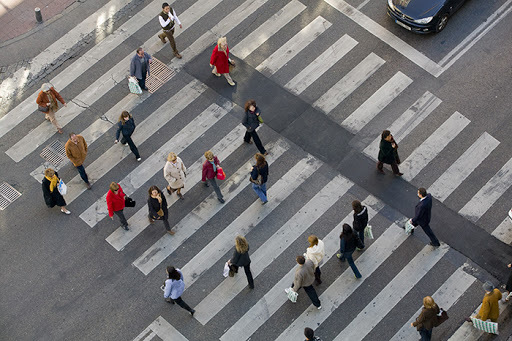
%> input picture Imagenes/peatones.jpg, 512 x 341 px
$ octave pedestrians.m   (GNU Octave 9; MATLAB toolbox functions it lacks are replaced by stand-ins)
%> lines starting %> are read from the running program, lines starting %| are printed output that depends on the picture; in (x1, y1, x2, y2) boxes, pixels count from 0 and x2, y2 are one past the last pixel; in counts of white or black regions, pixels touching at a corner belong together; the program's own positions count from 1
clear all
close all
clc

img = imread('peatones.jpg');
%> img is the input picture: size 341x512x3 uint8; mean R, G, B 116.7, 115.3, 116.1
img_gris = rgb2gray(img);
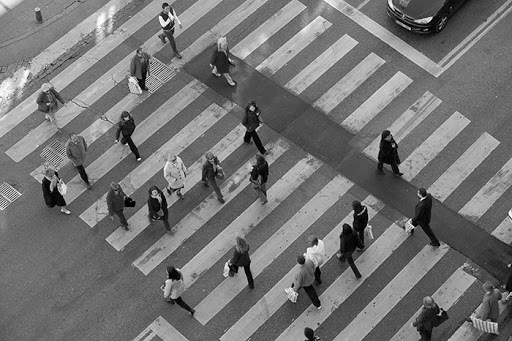
%> img_gris: size 341x512 uint8; min 0, max 255, mean 115.8
img_bn = imbinarize(img_gris, 'adaptive', 'ForegroundPolarity', 'bright', ...
            'sensitivity', 0.95);
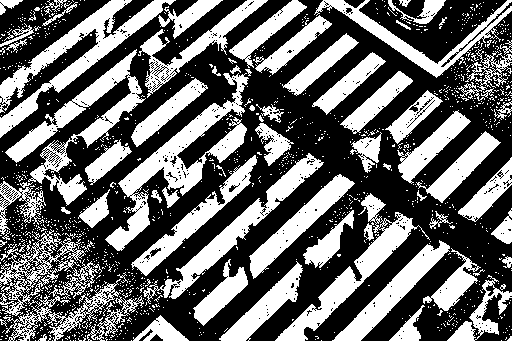
%> img_bn: size 341x512 logical; 40.8% white; 1244 white regions (1167 under 20 px), largest, box (x1, y1, x2, y2) and area: (105, 73, 249, 251) 5292, (0, 0, 176, 138) 5054, (5, 49, 146, 206) 4799
img_bn_n = not(img_bn);

ES = ones(4);
img_bn_final = imopen(img_bn_n, ES);
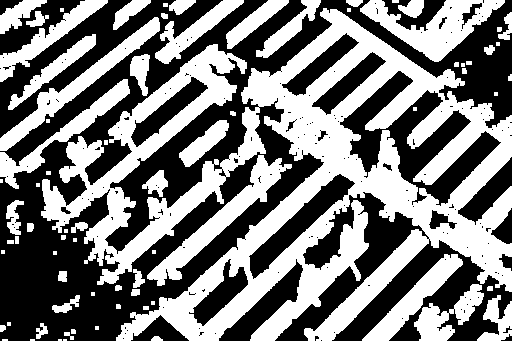
%> img_bn_final: size 341x512 logical; 48.3% white; 76 white regions (22 under 20 px), largest, box (x1, y1, x2, y2) and area: (41, 8, 512, 341) 54404, (360, 0, 505, 62) 3614, (147, 155, 292, 286) 3339

figure
imshow(img_gris)
figure
imshow(img_bn)
figure
imshow(img_bn_n)
figure
imshow(img_bn_final)

%% Filtrado  y rellanado
Areas = regionprops('table', img_bn_final, 'Area');
%> Areas = 76 regions; largest, Area: 54404, 3614, 3339, 2982, 2250
sort(Areas.Area)
%> ans = 76 values from 8 to 54404
img_bn_fil = bwareafilt(img_bn_final, [70, 1000]);
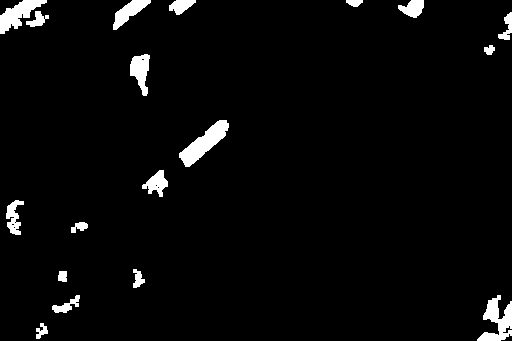
%> img_bn_fil: size 341x512 logical; 3.4% white; 18 white regions, largest, box (x1, y1, x2, y2) and area: (179, 120, 229, 167) 933, (477, 295, 512, 341) 810, (0, 0, 47, 34) 715

figure
imshow(img_bn_fil)
img_bn_fil = imfill(img_bn_fil, 'holes');
%> img_bn_fil: size 341x512 logical; 3.4% white; 18 white regions
figure
imshow(img_bn_fil)

%% Localizaci髇

stats = regionprops(img_bn_fil, 'BoundingBox');
%> stats = 18 regions; largest, box (x1, y1, x2, y2): (179, 120, 229, 167), (477, 295, 512, 341), (0, 0, 47, 34), (113, 0, 151, 30), (130, 54, 150, 96)

figure
imshow(img)
hold on

for k = 1:size(stats)
    rectangle('Position', stats(k).BoundingBox, 'EdgeColor', 'g'...
        ,'Linewidth', 3)
end
%> this loop made 18 passes
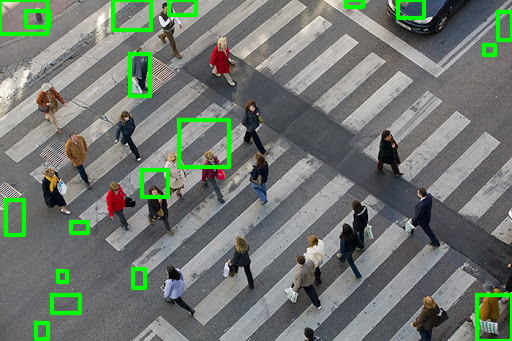
%> figure redrawn from the program's plot data

imwrite(img,'peatones_identificados.jpg')

$ run again, with Imagenes/ajuste_imagen.jpg copied over Imagenes/peatones.jpg
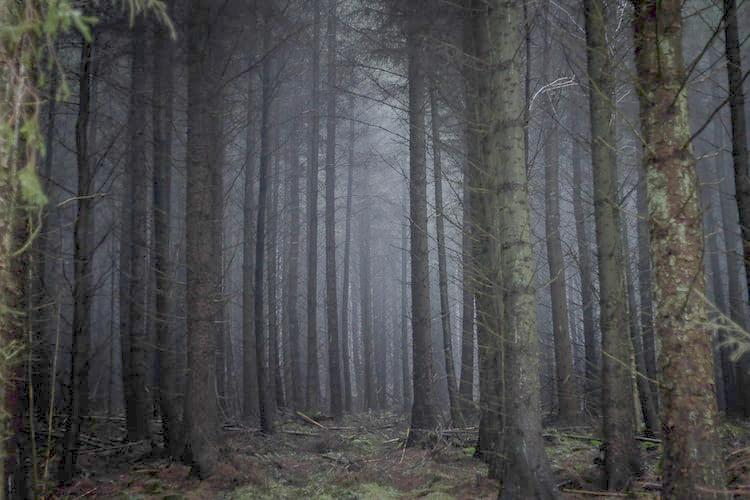
%> input picture Imagenes/ajuste_imagen.jpg, 750 x 500 px
%> img is the input picture: size 500x750x3 uint8; mean R, G, B 76.7, 77, 78.4
%> `img_bn = imbinarize(img_gris, 'adaptive', 'ForegroundPolarity', 'brigh..`:
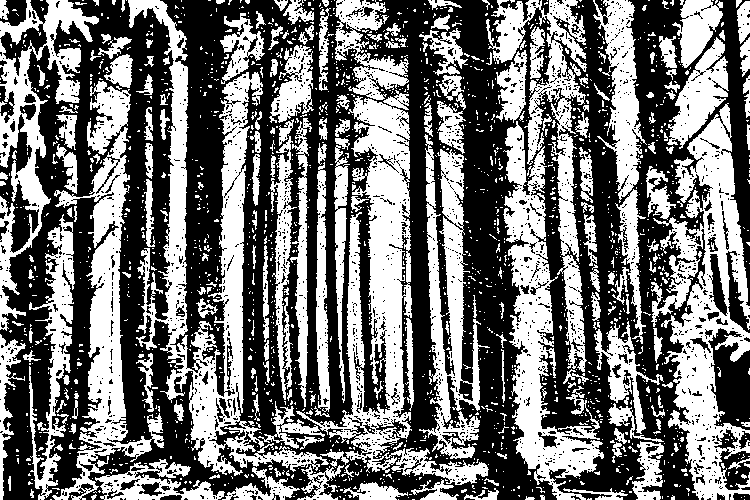
%> img_bn: size 500x750 logical; 44.9% white; 1838 white regions (1614 under 20 px), largest, box (x1, y1, x2, y2) and area: (128, 0, 329, 476) 18610, (296, 90, 489, 485) 16652, (651, 103, 750, 500) 16333
%> img_bn_final: size 500x750 logical; 43.1% white; 378 white regions (78 under 20 px), largest, box (x1, y1, x2, y2) and area: (448, 0, 541, 500) 19221, (0, 46, 96, 500) 17022, (54, 0, 172, 444) 16527
%> Areas = 378 regions; largest, Area: 19221, 17022, 16527, 12146, 10398
%> ans = 378 values from 8 to 19221
%> stats = 110 regions; largest, box (x1, y1, x2, y2): (329, 459, 385, 489), (346, 149, 367, 218), (636, 376, 659, 439), (286, 260, 300, 360), (656, 313, 682, 364)
%> the loop `for k = 1:size(stats)` made 110 passes
%> after the loop `for k = 1:size(stats)`:
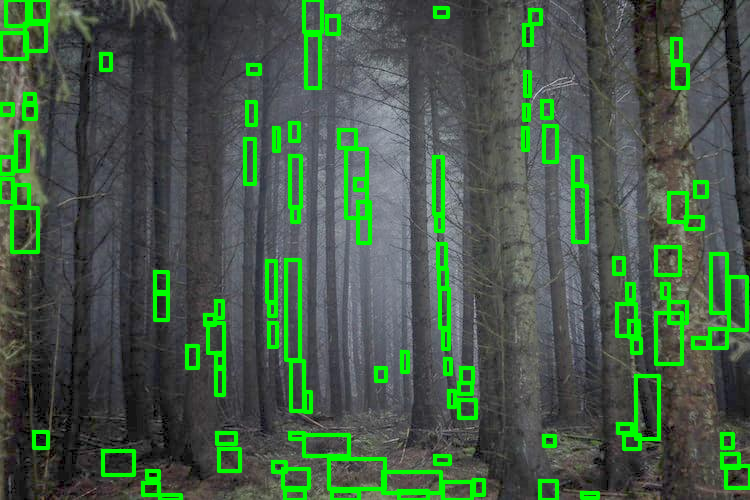
%> figure redrawn from the program's plot data

$ run again, with Imagenes/avellanas.jpg copied over Imagenes/peatones.jpg
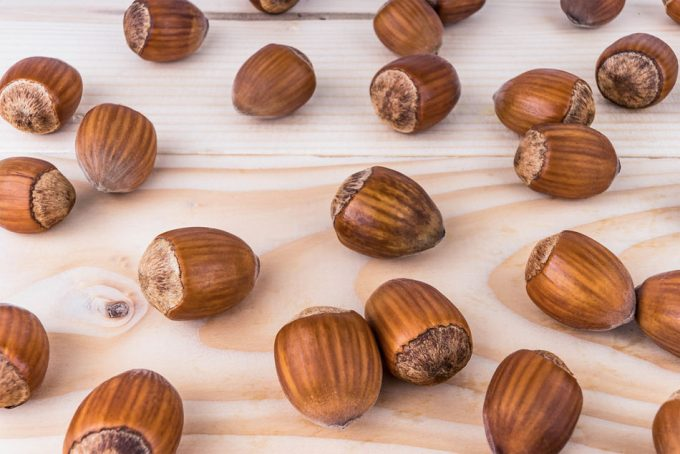
%> input picture Imagenes/avellanas.jpg, 680 x 454 px
%> img is the input picture: size 454x680x3 uint8; mean R, G, B 192.2, 154.7, 137
%> `img_bn = imbinarize(img_gris, 'adaptive', 'ForegroundPolarity', 'brigh..`:
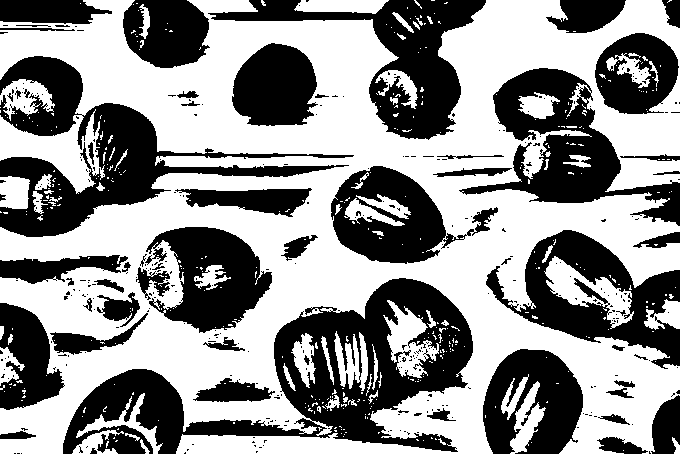
%> img_bn: size 454x680 logical; 56.6% white; 352 black regions (294 under 20 px), largest, box (x1, y1, x2, y2) and area: (63, 278, 473, 454) 24876, (0, 56, 354, 237) 16507, (459, 68, 680, 226) 11439
%> img_bn_final: size 454x680 logical; 40.1% white; 84 white regions (10 under 20 px), largest, box (x1, y1, x2, y2) and area: (274, 278, 473, 452) 14952, (216, 0, 486, 139) 10926, (0, 103, 326, 237) 10851
%> Areas = 84 regions; largest, Area: 14952, 10926, 10851, 10703, 9385
%> ans = 84 values from 8 to 14952
%> stats = 27 regions; largest, box (x1, y1, x2, y2): (53, 333, 102, 354), (119, 425, 152, 450), (104, 299, 139, 321), (486, 270, 508, 305), (108, 434, 145, 454)
%> the loop `for k = 1:size(stats)` made 27 passes
%> after the loop `for k = 1:size(stats)`:
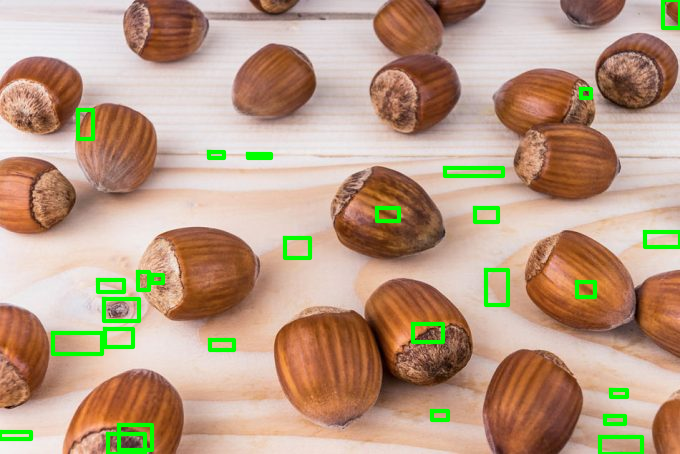
%> figure redrawn from the program's plot data
